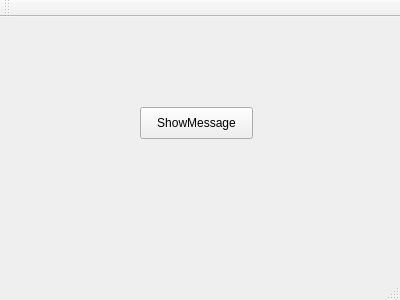
<?xml version="1.0" encoding="UTF-8"?>
<ui version="4.0">
 <class>MainWindow</class>
 <widget class="QMainWindow" name="MainWindow">
  <property name="geometry">
   <rect>
    <x>0</x>
    <y>0</y>
    <width>400</width>
    <height>300</height>
   </rect>
  </property>
  <property name="windowTitle">
   <string>MainWindow</string>
  </property>
  <widget class="QWidget" name="centralWidget">
   <widget class="QPushButton" name="pushButton">
    <property name="geometry">
     <rect>
      <x>140</x>
      <y>90</y>
      <width>113</width>
      <height>32</height>
     </rect>
    </property>
    <property name="text">
     <string>ShowMessage</string>
    </property>
   </widget>
  </widget>
  <widget class="QMenuBar" name="menuBar">
   <property name="geometry">
    <rect>
     <x>0</x>
     <y>0</y>
     <width>400</width>
     <height>22</height>
    </rect>
   </property>
  </widget>
  <widget class="QToolBar" name="mainToolBar">
   <attribute name="toolBarArea">
    <enum>TopToolBarArea</enum>
   </attribute>
   <attribute name="toolBarBreak">
    <bool>false</bool>
   </attribute>
  </widget>
  <widget class="QStatusBar" name="statusBar"/>
 </widget>
 <layoutdefault spacing="6" margin="11"/>
 <resources/>
 <connections/>
</ui>
